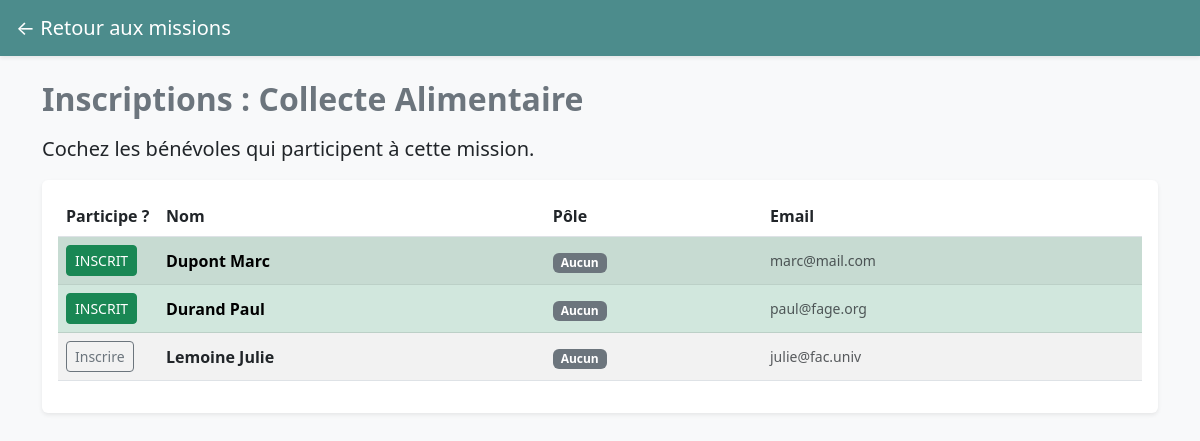
/admin/inscription_mission.php?id=1 (signed in), run on the app's committed database.
### tables this page shows
CREATE TABLE missions (
                                        id INTEGER PRIMARY KEY AUTOINCREMENT,
                                        titre TEXT NOT NULL,
                                        description TEXT,
                                        date_debut DATE,
                                        date_fin DATE,
                                        nb_places INTEGER
, pole TEXT DEFAULT 'Général');

CREATE TABLE benevoles (
                           id INTEGER PRIMARY KEY AUTOINCREMENT,
                           nom TEXT NOT NULL,
                           prenom TEXT NOT NULL,
                           email TEXT,
                           telephone TEXT,
                           fonction TEXT, -- Ex: Trésorier, Membre actif...
                           cotisation_a_jour INTEGER DEFAULT 0 -- 0 ou 1
, pole TEXT DEFAULT 'Aucun', date_naissance DATE, profession TEXT, ville TEXT, competences TEXT);

### admin/inscription_mission.php (the view, shortened to what this page needs)
<?php
$pdo = getPDO();
$mission_id = $_GET['id'];
$stmt = $pdo->prepare("SELECT * FROM missions WHERE id = ?");
$stmt->execute([$mission_id]);
$mission = $stmt->fetch();
$benevoles = $pdo->query("SELECT * FROM benevoles ORDER BY nom ASC")->fetchAll();
$inscrits_stmt = $pdo->prepare("SELECT benevole_id FROM inscriptions WHERE mission_id = ?");
$inscrits_stmt->execute([$mission_id]);
$ids_inscrits = $inscrits_stmt->fetchAll(PDO::FETCH_COLUMN);
?>
<!DOCTYPE html>
<html lang="fr">
<head>
    <link href="https://cdn.jsdelivr.net/npm/bootstrap@5.3.0/dist/css/bootstrap.min.css" rel="stylesheet">
</head>
<body class="bg-light">
<nav class="navbar navbar-dark bg-fage px-3 mb-4 shadow-sm">
    <a class="navbar-brand" href="missions.php">← Retour aux missions</a>
</nav>
<div class="container pb-5">
    <h2 class="text-secondary fw-bold mb-3">Inscriptions : <?= htmlspecialchars($mission['titre']) ?></h2>
    <p class="lead">Cochez les bénévoles qui participent à cette mission.</p>
    <div class="card shadow-sm border-0">
        <div class="card-body">
            <table class="table table-striped align-middle">
                <thead>
                <tr>
                    <th>Participe ?</th>
                    <th>Nom</th>
                    <th>Pôle</th>
                    <th>Email</th>
                </tr>
                </thead>
                <tbody>
                <?php foreach($benevoles as $b): ?>
                    <?php $est_inscrit = in_array($b['id'], $ids_inscrits); ?>
                    <tr class="<?= $est_inscrit ? 'table-success' : '' ?>">
                        <td style="width: 100px;">
                            <form method="post">
                                <button type="submit" class="btn btn-sm <?= $est_inscrit ? 'btn-success' : 'btn-outline-secondary' ?>">
                                    <?= $est_inscrit ? 'INSCRIT' : 'Inscrire' ?>
                                </button>
                            </form>
                        </td>
                        <td class="fw-bold"><?= htmlspecialchars($b['nom'] . ' ' . $b['prenom']) ?></td>
                        <td><span class="badge bg-secondary"><?= htmlspecialchars($b['pole'] ?? '-') ?></span></td>
                        <td class="text-muted small"><?= htmlspecialchars($b['email']) ?></td>
                    </tr>
                <?php endforeach; ?>
                </tbody>
            </table>
        </div>
    </div>
</div>
</body>
</html>

### admin/inscription_mission.php (style rules this page uses)
.bg-fage { background-color: #4c8c8c !important; }

### data on the page
missions: titre "Collecte Alimentaire"
benevoles: shows "INSCRIT", nom+prenom "Dupont Marc", pole "Aucun", email "marc@mail.com"
benevoles: shows "INSCRIT", nom+prenom "Durand Paul", pole "Aucun", email "paul@fage.org"
benevoles: shows "Inscrire", nom+prenom "Lemoine Julie", pole "Aucun", email "julie@fac.univ"
